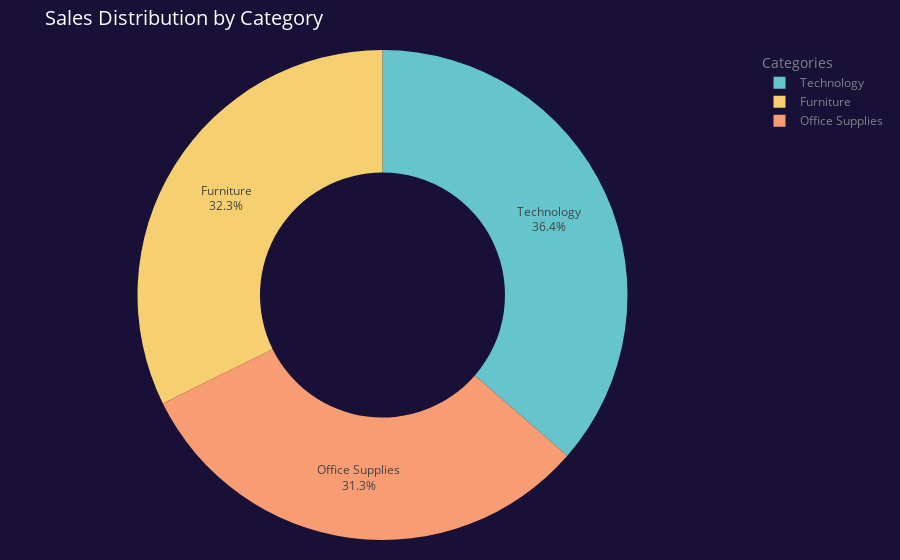

Write notebook code for a chart like this one.
### Code cell
fig = px.pie(sales_by_category, 
             values='Sales', 
             names='Category', 
             hole=0.5, 
             color_discrete_sequence=px.colors.qualitative.Pastel)

fig.update_traces(textposition='inside', textinfo='percent+label')


fig.update_layout(
    title='Sales Distribution by Category', 
    title_font=dict(size=20),  
    title_font_color="#fefeff", 
    legend_title='Categories',  
    legend_font=dict(size=12), 
    legend_font_color="#7f848a",  
    font=dict(color="#ffffff"),
    margin=dict(l=20, r=20, t=50, b=20), 
    paper_bgcolor='#181036',  
    
)

fig.show()

### Figure 1 — Plotly figure (JSON) as saved in the notebook; plotly's stock layout.template omitted (floating-point values rounded to 4 significant figures)
{"data": [{"domain": {"x": [0, 1], "y": [0, 1]}, "hole": 0.5, "hovertemplate": "Category=%{label}<br>Sales=%{value}<extra></extra>", "labels": ["Furniture", "Office Supplies", "Technology"], "legendgroup": "", "name": "", "showlegend": true, "textinfo": "percent+label", "textposition": "inside", "type": "pie", "values": [742000.0, 719000.0, 836200.0]}], "layout": {"font": {"color": "#ffffff"}, "legend": {"font": {"color": "#7f848a", "size": 12}, "title": {"text": "Categories"}, "tracegroupgap": 0}, "margin": {"b": 20, "l": 20, "r": 20, "t": 50}, "paper_bgcolor": "#181036", "piecolorway": ["rgb(102, 197, 204)", "rgb(246, 207, 113)", "rgb(248, 156, 116)", "rgb(220, 176, 242)", "rgb(135, 197, 95)", "rgb(158, 185, 243)", "rgb(254, 136, 177)", "rgb(201, 219, 116)", "rgb(139, 224, 164)", "rgb(180, 151, 231)", "rgb(179, 179, 179)"], "title": {"font": {"color": "#fefeff", "size": 20}, "text": "Sales Distribution by Category"}}}
